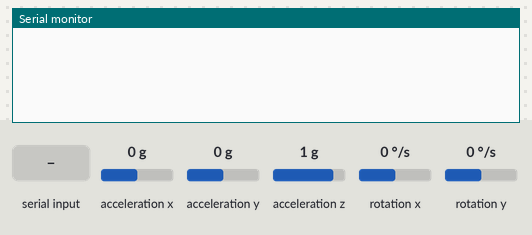
A sketch run on a simulated Arduino Uno, built with avr-gcc and run on an emulated ATmega328P. On the bench: the last lines printed to the serial monitor. Wiring (inferred from the names in the program): MPU-6050 motion sensor at I2C address 0x68. Inputs (shaded band) come from the test bench; at power-on: acceleration z 1 g, acceleration x 0 g, acceleration y 0 g, rotation x 0 °/s, rotation y 0 °/s.

Above: at 5.2 s.
5.3 s: "0" received over Serial
At 5.41 s:
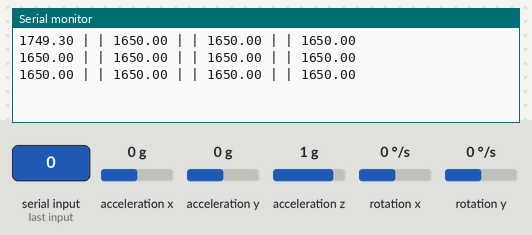
6.8 s: acceleration z set to 0 g
At 6.91 s:
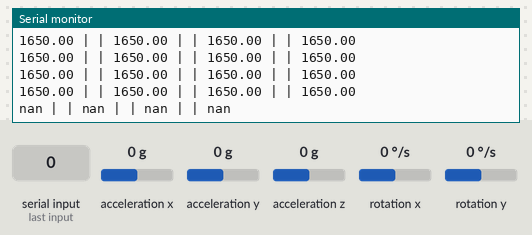

The sketch:

main.ino
```cpp
// Programa general para droneLAB
// TODO: Protocolos de conexion de todos los sensores
// Librerias generales
#include <Funciones_volar.h> // TODO: Prueba
//#include <Configuracion.h> // Archivo con todos los pines definidos, consultar en caso de duda
#include <NewPing.h>
#include <imumaths.h>

NewPing sonar[SONAR_NUM] =
{
	NewPing(SONAR_1, TRIG_SONAR_1, MAX_DISTANCE),
	NewPing(SONAR_2, TRIG_SONAR_2, MAX_DISTANCE),
	NewPing(SONAR_3, TRIG_SONAR_3, MAX_DISTANCE),
  NewPing(SONAR_4,TRIG_SONAR_4, MAX_DISTANCE),
	NewPing(SONAR_5,TRIG_SONAR_5,MAX_DISTANCE),
};

void setup()
{
  Serial.begin(9600);

  delay(1000);
  time = millis();

	// Armar motores
	motor_del_izq.write(180);
	motor_del_der.write(180);
	motor_tras_izq.write(180);
	motor_tras_der.write(180);

	delay(3000); // Delay de 3 segundos para que se lo piense

	motor_del_izq.write(0);
	motor_del_der.write(0);
	motor_tras_izq.write(0);
	motor_tras_der.write(0);

	time = millis(); // Medición del tiempo
	// calibracion del ESC
	//calibracion(); // Primero se calibra
}

void sonars() // TODO: implementar sonares a los movimientos, código de uso
{
	delay(10);
  for(int i = 0; i < SONAR_NUM; i++)
	{
    int uS = sonar[i].ping_median();
    int distancia = uS / US_ROUNDTRIP_CM;
      Serial.print(distancia);
      Serial.print("cm");
      Serial.print("||");
  }
	Serial.println();
}

void loop()
{
	if(Serial.available()) // Si está disponible la lectura de la raspi
	{
		int comando = Serial.read();// Leemos lo enviado por el usuario
		// Menú para elegir la operacion
		switch (comando)
		{
			case 48:
							{while (true) {
								pid();
							}
								break;
							}
		}
  }
	// Esto se envia a los motores, la velocidad despues de hacer los calculos
	motor_del_izq.writeMicroseconds(pwm_tras_der);
	motor_del_der.writeMicroseconds(pwm_tras_izq);
	motor_tras_izq.writeMicroseconds(pwm_del_izq);
	motor_tras_der.writeMicroseconds(pwm_del_der);
}
```

Funciones_volar.h
```cpp
//-------------ARCHIVO PARA TODO EL VUELO-----------

#include <Arduino.h>
#include "Configuracion.h" // Acceder a todos los parametros
#include <Wire.h>
#include <Servo.h>
#include <imumaths.h>

//Declaración de motores
Servo motor_del_izq;
Servo motor_del_der;
Servo motor_tras_izq;
Servo motor_tras_der;

//#include "main.ino"
// TODO: PID del Yaw

//-----------------PID ESPECIFICACIÓNES-----------
// El MPU6050 envia los datos en int16_t

// TODO: Pruebas:
#define MIN 1650
#define MAX 2000

int input_YAW;
int input_PITCH;
int input_ROLL;
int input_THROTTLE = 1400;

float elapsedTime, time, timePrev;
int gyro_error = 0;
float Gyr_rawX, Gyr_rawY, Gyr_rawZ;
float Gyro_angle_x, Gyro_angle_y;
float Gyro_raw_error_x, Gyro_raw_error_y;

// Variables del acelerometro
int acc_error = 0;
float rad_to_deg = 180/3.141592654;
float Acc_rawX, Acc_rawY, Acc_rawZ;
float Acc_angle_x, Acc_angle_y;
float Acc_angle_error_x, Acc_angle_error_y;

float Total_angle_x, Total_angle_y;

int i;
int mot_activated = 0;
long activate_count = 0;
long des_activate_count = 0;

//////////////////////////////PID FOR ROLL///////////////////////////
float roll_PID, pwm_del_izq, pwm_del_der, pwm_tras_izq, pwm_tras_der, roll_error, roll_previous_error;
float roll_pid_p=0;
float roll_pid_i=0;
float roll_pid_d=0;
///////////////////////////////ROLL PID CONSTANTS////////////////////
double roll_kp=3.90;//3.55
double roll_ki=0.007;//0.003
double roll_kd=2.5;//2.05
float roll_desired_angle = 0;

//////////////////////////////PID FOR PITCH//////////////////////////
float pitch_PID, pitch_error, pitch_previous_error;
float pitch_pid_p=0;
float pitch_pid_i=0;
float pitch_pid_d=0;
///////////////////////////////PITCH PID CONSTANTS///////////////////
double pitch_kp=3.90;//3.55
double pitch_ki=0.007;//0.003
double pitch_kd=2.5;//2.05
float pitch_desired_angle = 0;

//////////////////////////////PID FOR YAW//////////////////////////
float yaw_PID=0, yaw_error, yaw_previous_error;
float yaw_pid_p=0;
float yaw_pid_i=0;
float yaw_pid_d=0;
///////////////////////////////PITCH PID CONSTANTS///////////////////
double yaw_kp=3.90;//3.55
double yaw_ki=0.007;//0.003
double yaw_kd=2.5;//2.05
float yaw_desired_angle = 0;


void activarMotores()
{
  motor_del_izq.attach(MOTOR_DEL_IZQ, MOTOR_MAX_LEVEL, MOTOR_MIN_LEVEL);
  motor_del_der.attach(MOTOR_DEL_DER, MOTOR_MAX_LEVEL, MOTOR_MIN_LEVEL);
  motor_tras_izq.attach(MOTOR_TRAS_IZQ, MOTOR_MAX_LEVEL, MOTOR_MIN_LEVEL);
  motor_tras_der.attach(MOTOR_TRAS_DER, MOTOR_MIN_LEVEL, MOTOR_MAX_LEVEL);

}

void pid() // La velocidad de los motores son variables globales
{
	/////////////////////////////I M U/////////////////////////////////////
	    timePrev = time;
	    time = millis(); // Se lee otra vez el tiempo
	    elapsedTime = (time - timePrev) / 1000; // Se para a segundos

	    // Lectura del giroscopio
	     Wire.beginTransmission(0x68);
	     Wire.write(0x43);
	     Wire.endTransmission(false);
	     Wire.requestFrom(0x68,4,true);

	     Gyr_rawX = Wire.read()<<8|Wire.read();
	     Gyr_rawY = Wire.read()<<8|Wire.read();

	     /*---X---*/
	     Gyr_rawX = (Gyr_rawX/32.8) - Gyro_raw_error_x;
	     /*---Y---*/
	     Gyr_rawY = (Gyr_rawY/32.8) - Gyro_raw_error_y;

	     /*---X---*/
	     Gyro_angle_x = Gyr_rawX*elapsedTime;
	     /*---X---*/
	     Gyro_angle_y = Gyr_rawY*elapsedTime;

	     Wire.beginTransmission(0x68);
	     Wire.write(0x3B);
	     Wire.endTransmission(false);
	     Wire.requestFrom(0x68,6,true);

	     // Lectura de datos
	     Acc_rawX=(Wire.read()<<8|Wire.read())/4096.0 ;
	     Acc_rawY=(Wire.read()<<8|Wire.read())/4096.0 ;
	     Acc_rawZ=(Wire.read()<<8|Wire.read())/4096.0 ;

	     /*---X---*/
	     Acc_angle_x = (atan((Acc_rawY)/sqrt(pow((Acc_rawX),2) + pow((Acc_rawZ),2)))*rad_to_deg) - Acc_angle_error_x;
	     /*---Y---*/
	     Acc_angle_y = (atan(-1*(Acc_rawX)/sqrt(pow((Acc_rawY),2) + pow((Acc_rawZ),2)))*rad_to_deg) - Acc_angle_error_y;

	     //////////////////////////////////////Total angle and filter/////////////////////////////////////
	     /*---X axis angle---*/
	     Total_angle_x = 0.98 *(Total_angle_x + Gyro_angle_x) + 0.02*Acc_angle_x;
	     /*---Y axis angle---*/
	     Total_angle_y = 0.98 *(Total_angle_y + Gyro_angle_y) + 0.02*Acc_angle_y;


	     /*///////////////////////////P I D///////////////////////////////////*/
	     roll_desired_angle = map(input_ROLL,1000,2000,-10,10);
	     pitch_desired_angle = map(input_PITCH,1000,2000,-10,10);

	     // Calculamos el error
	     roll_error = Total_angle_y - roll_desired_angle;
	     pitch_error = Total_angle_x - pitch_desired_angle;

	     // Calculamos la kp
	     roll_pid_p = roll_kp*roll_error;
	     pitch_pid_p = pitch_kp*pitch_error;

	     if(-3 < roll_error and roll_error <3)
	     {
	       roll_pid_i = roll_pid_i+(roll_ki*roll_error);
	     }
	     if(-3 < pitch_error and pitch_error <3)
	     {
	       pitch_pid_i = pitch_pid_i+(pitch_ki*pitch_error);
	     }

	     // Calculamos la derivada
	     roll_pid_d = roll_kd*((roll_error - roll_previous_error)/elapsedTime);
	     pitch_pid_d = pitch_kd*((pitch_error - pitch_previous_error)/elapsedTime);

	     // Calculamos el PID global
	     roll_PID = roll_pid_p + roll_pid_i + roll_pid_d;
	     pitch_PID = pitch_pid_p + pitch_pid_i + pitch_pid_d;

	     if(roll_PID < -1000){roll_PID=-1000;}
	     if(roll_PID > 2000) {roll_PID=2000;}
	     if(pitch_PID < -1000){pitch_PID=-1000;}
	     if(pitch_PID > 2000) {pitch_PID=2000;}


	     // Finalmente calculamos la velocidad global
	     pwm_del_izq  = input_THROTTLE - roll_PID - pitch_PID;
	     pwm_del_der  = input_THROTTLE - roll_PID + pitch_PID;
	     pwm_tras_izq  = input_THROTTLE + roll_PID + pitch_PID;
	     pwm_tras_der  = input_THROTTLE + roll_PID - pitch_PID;

	     if(pwm_del_izq < MIN)
	     {
	       pwm_del_izq= MIN;
	     }
	     if(pwm_del_izq > MAX)
	     {
	       pwm_del_izq=MAX;
	     }

	     //Left front
	     if(pwm_tras_der < MIN)
	     {
	       pwm_tras_der= MIN;
	     }
	     if(pwm_tras_der > MAX)
	     {
	       pwm_tras_der = MAX;
	     }

	     //Right back
	     if(pwm_del_der < MIN)
	     {
	       pwm_del_der= MIN;
	     }
	     if(pwm_del_der > MAX)
	     {
	       pwm_del_der=MAX;
	     }

	     //Left back
	     if(pwm_tras_izq < MIN)
	     {
	       pwm_tras_izq= MIN;
	     }
	     if(pwm_tras_izq > MAX)
	     {
	       pwm_tras_izq=MAX;
	     }

	     Serial.print(pwm_tras_izq);
	     Serial.print(" | | ");
	     Serial.print(pwm_tras_der);
	     Serial.print(" | | ");
	     Serial.print(pwm_del_der);
	     Serial.print(" | | ");
	     Serial.println(pwm_del_izq);

	     motor_del_izq.writeMicroseconds(pwm_tras_der);
	     motor_del_der.writeMicroseconds(pwm_tras_izq);
	     motor_tras_izq.writeMicroseconds(pwm_del_izq);
	     motor_tras_der.writeMicroseconds(pwm_del_der);

			 roll_previous_error = roll_error; //Remember to store the previous error.
			 pitch_previous_error = pitch_error; //Remember to store the previous error.

}

void calibracion()
{
	Serial.println(" No conectes aun la bateria");
	// Enviamo el maximo de velocidad
	motor_del_izq.write(180);
	motor_del_der.write(180);
	motor_tras_izq.write(180);
	motor_tras_der.write(180);
	delay(5000);
	Serial.println(" Conecta la bateria");
	// Envio del minimo de velocidad
	motor_del_izq.write(0);
	motor_del_der.write(0);
	motor_tras_izq.write(0);
	motor_tras_der.write(0);
	delay(4000);

}

void girarDerecha()
{
  pwm_del_izq  = input_THROTTLE - roll_PID;
  pwm_del_der  = input_THROTTLE + roll_PID;
  pwm_tras_izq  = input_THROTTLE - roll_PID;
  pwm_tras_der  = input_THROTTLE + roll_PID;
}

void girarIzquierda()
{
  pwm_del_izq  = input_THROTTLE + roll_PID;
  pwm_del_der  = input_THROTTLE - roll_PID;
  pwm_tras_izq  = input_THROTTLE + roll_PID;
  pwm_tras_der  = input_THROTTLE - roll_PID;
}

void rotarDerecha()
{
  pwm_del_izq  = input_THROTTLE + yaw_PID;
  pwm_del_der  = input_THROTTLE - yaw_PID;
  pwm_tras_izq  = input_THROTTLE - yaw_PID;
  pwm_tras_der  = input_THROTTLE + yaw_PID;
}

void rotarIzquierda()
{
  pwm_del_izq  = input_THROTTLE - yaw_PID;
  pwm_del_der  = input_THROTTLE + yaw_PID;
  pwm_tras_izq  = input_THROTTLE + yaw_PID;
  pwm_tras_der  = input_THROTTLE - yaw_PID;
}

void avanzar()
{
  pwm_del_izq  = input_THROTTLE - pitch_PID;
  pwm_del_der  = input_THROTTLE - pitch_PID;
  pwm_tras_izq  = input_THROTTLE + pitch_PID;
  pwm_tras_der  = input_THROTTLE + pitch_PID;

}

void retroceder()
{
  pwm_del_izq  = input_THROTTLE + pitch_PID;
  pwm_del_der  = input_THROTTLE + pitch_PID;
  pwm_tras_izq  = input_THROTTLE - pitch_PID;
  pwm_tras_der  = input_THROTTLE - pitch_PID;
}
```

main2.ino
```cpp
// //---------ARCHIVO PARA PRUEBAS-----------
// #include <Arduino.h>
//
// void setup()
// {
//   Serial.begin(9600);
// }
//
// void loop()
// {
//   int a = 3;
//   int b = 4;
//   funcion1(a,b);
//
// }
//
// int funcion1(int *a, int *b)
// {
//   //Serial.println("1");
//   scanf("%d", &a);
//   scanf("%d", &b);
//   //return b;
// }
//
// void funcion2() {
//   Serial.println("2");
//
// }
```

Configuracion.h
```cpp
/*--------MASA DRONE--------------------------*/
#define MASA_DRONE 5
/*---------------MINIMOS PID------------------*/
#define AX_MIN 9.9
#define AY_MIN 9.9
#define AZ_MIN 9.9

/*---------NIVELES VELOCIDAD MOTORES----------*/
#define MOTOR_ZERO_LEVEL 1000
#define MOTOR_MIN_LEVEL 1100
#define MOTOR_MAX_LEVEL 2000

//---------------PINES MOTORES----------------
#define MOTOR_DEL_IZQ 3 //TODO: Cambiar pines
#define MOTOR_DEL_DER 5
#define MOTOR_TRAS_IZQ 6
#define MOTOR_TRAS_DER 7

//----------------PINES SONARS-------------------
#define SONAR_1 78 // Sonar delantero izquierdo
#define SONAR_2 9 // Sonar delantero derecho
#define SONAR_3 12 // Sonar trasero izquierdo
#define SONAR_4 15 // Sonar trasero derecho
#define SONAR_5 18 // Sonar inferiors

#define TRIG_SONAR_1 756 // Trigger sonar del_izq
#define TRIG_SONAR_2 10 // Triger sonar del_der
#define TRIG_SONAR_3 13 // Triger sonar tras_izq
#define TRIG_SONAR_4 16 // Triger sonar tras_der
#define TRIG_SONAR_5 19 // Triger sonar inferior

#define ECHO_SONAR_1 8 // ECHO sonar del_izq
#define ECHO_SONAR_2 11 // ECHO sonar del_der
#define ECHO_SONAR_3 14 // ECHO sonar tras_izq
#define ECHO_SONAR_4 17 // ECHO sonar tras_izq

#define SONAR_NUM 	 5 // Numero de Sonars
#define MAX_DISTANCE 100 // Distancia máxima para los sonars

//-----------------PINES LEDS---------------------
#define LED_VERDE 36
#define LED_ROJO 37
#define LED_AMARILLO 38
```

Measured:
- after the input at 5.3 s, the serial monitor: prints a new line at once (image 1)
- after the input at 6.8 s, the serial monitor: prints a new line after 0.09 s (image 2)
